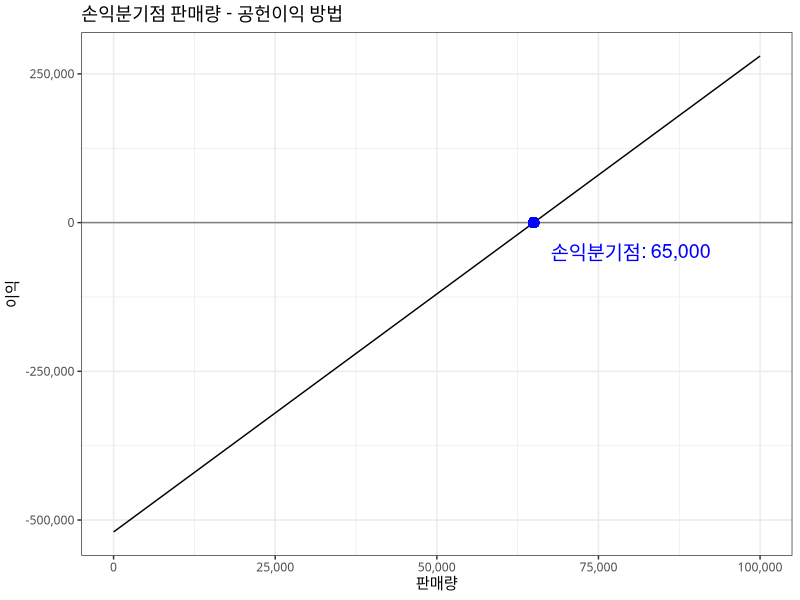
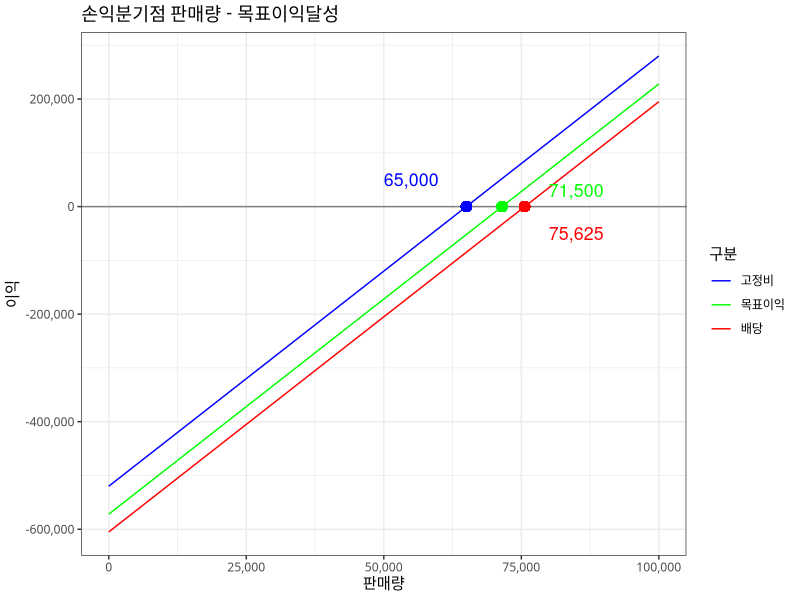

Source code (R) for these figures, in order:
## ---- chunk 1
library(tidyverse)
library(testthat)

fixed_costs    = 520000
variable_costs = 1105000
total_costs    = 1625000

test_that("총원가 = 고정비 + 변동비", {
  expect_equal(fixed_costs + variable_costs, total_costs)
})

total_costs <- fixed_costs + variable_costs
total_revenue = 1625000

test_that("총매출 - 총원가 = 0", {
  expect_equal(total_revenue - total_costs, 0)
})
## ---- chunk 2
sales_fn <- function(volume) (25-17) * volume - 520000

be_volume <- uniroot(sales_fn, lower = 0, upper = 100000)$root
be_volume
## ---- chunk 3
tibble(volume = seq(0, 100000, 100)) %>% 
  mutate(profit = map_dbl(volume, sales_fn)) %>% 
  ggplot(aes(x = volume, y = profit)) +
    geom_line() +
    scale_x_continuous(labels = scales::comma) +
    scale_y_continuous(labels = scales::comma) +
    theme_bw(base_family = "NanumGothic") +
  labs(title = "손익분기점 판매량 - 공헌이익 방법",
       x = "판매량",
       y = "이익") +
    geom_hline(yintercept = 0, color = "gray50") +
    geom_point(aes(x= be_volume, y = 0), size = 3, color = "blue") +
    annotate("text", x = 80000, y = -50000, 
             label = glue::glue("손익분기점: {scales::comma(be_volume)}"), 
             size = 5, color = "blue")  
  
## ---- chunk 4
fixed_costs = 520000
desired_profit = 52000
dividends_prefer = 13000
dividends_common = 20000

contribution_margin = (25-17)

cm_be_volume <- (fixed_costs + desired_profit + dividends_prefer + dividends_common) / contribution_margin

test_that("목표이익 검정", {
  expect_equal(cm_be_volume, 75625)
})
## ---- chunk 5
# 고정비, 목표이익, 배당 함수 --------
fixed_cost_fn <- function(volume) (25-17) * volume - 520000
desired_profit_fn <- function(volume) (25-17) * volume - 520000 - 52000
dividend_fn <- function(volume) (25-17) * volume - 520000 - 52000 - 13000 - 20000

# 시각화를 위한 데이터프레임
goals_tbl <- tibble(volume = seq(0, 100000, 100)) %>% 
  mutate(fixed_cost    = map_dbl(volume, fixed_cost_fn),
         desired_profit = map_dbl(volume, desired_profit_fn),
         dividend       = map_dbl(volume, dividend_fn)) %>% 
  pivot_longer(fixed_cost:dividend) %>% 
  mutate(name = factor(name, levels = c("fixed_cost",
                                        "desired_profit",
                                        "dividend"),
                       labels = c("고정비", "목표이익", "배당")))


fixed_cost_bep <- uniroot(fixed_cost_fn, lower = 0, upper = 100000)$root
desired_profit_bep <- uniroot(desired_profit_fn, lower = 0, upper = 100000)$root
dividend_bep <- uniroot(dividend_fn, lower = 0, upper = 100000)$root

# 시각화
goals_tbl %>% 
  ggplot(aes(x = volume, y = value, color = name)) +
    geom_line() +
    scale_x_continuous(labels = scales::comma) +
    scale_y_continuous(labels = scales::comma) +
    theme_bw(base_family = "NanumGothic") +
  labs(title = "손익분기점 판매량 - 목표이익달성",
       x = "판매량",
       y = "이익",
       color = "구분") +
    geom_hline(yintercept = 0, color = "gray50") +
    geom_point(aes(x= fixed_cost_bep, y = 0), size = 3, color = "blue") +
    geom_point(aes(x= desired_profit_bep, y = 0), size = 3, color = "green") +
    geom_point(aes(x= dividend_bep, y = 0), size = 3, color = "red") +
    annotate("text", x = 55000, y = 50000, 
             label = glue::glue("{scales::comma(fixed_cost_bep)}"), 
             size = 4.5, color = "blue") +
    annotate("text", x = 85000, y = 30000, 
             label = glue::glue("{scales::comma(desired_profit_bep)}"), 
             size = 4.5, color = "green") +
    annotate("text", x = 85000, y = -50000, 
             label = glue::glue("{scales::comma(dividend_bep)}"), 
             size = 4.5, color = "red") +
  scale_color_manual(values = c("blue", "green", "red")) 

## ---- chunk 6
library(tidyverse)
library(broom)

cost_tbl <- tribble(~"연도", ~ "판매량", ~"총비용",
                    2010, 160, 2700,
                    2011, 170, 2795,
                    2012, 150, 2610,
                    2013, 140, 2500,
                    2014, 180, 2800)

cost_lm <- lm(총비용 ~ 판매량, data = cost_tbl)
  
coef_tbl <- broom::tidy(cost_lm)

fixed_cost_intercept <- coef_tbl %>% filter(term == "(Intercept)") %>% pull(estimate)

variable_cost_slope <- coef_tbl %>% filter(term == "판매량") %>% pull(estimate)
